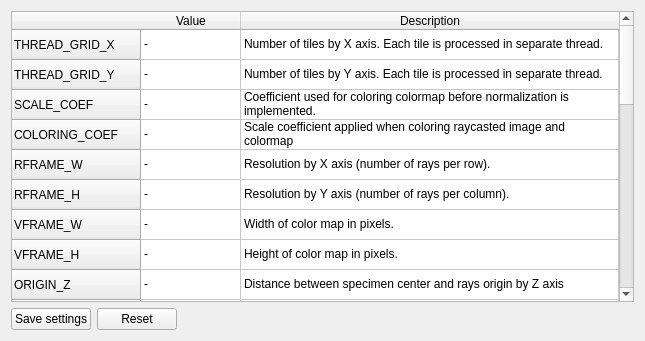
<?xml version="1.0" encoding="UTF-8"?>
<ui version="4.0">
 <class>Settings</class>
 <widget class="QWidget" name="Settings">
  <property name="geometry">
   <rect>
    <x>0</x>
    <y>0</y>
    <width>645</width>
    <height>341</height>
   </rect>
  </property>
  <property name="windowTitle">
   <string>Settings</string>
  </property>
  <layout class="QGridLayout" name="gridLayout">
   <item row="1" column="0">
    <widget class="QPushButton" name="pb_SaveSettings">
     <property name="text">
      <string>Save settings</string>
     </property>
    </widget>
   </item>
   <item row="1" column="1">
    <widget class="QPushButton" name="pb_Reset">
     <property name="text">
      <string>Reset</string>
     </property>
    </widget>
   </item>
   <item row="1" column="2">
    <spacer name="horizontalSpacer">
     <property name="orientation">
      <enum>Qt::Horizontal</enum>
     </property>
     <property name="sizeHint" stdset="0">
      <size>
       <width>462</width>
       <height>20</height>
      </size>
     </property>
    </spacer>
   </item>
   <item row="0" column="0" colspan="3">
    <widget class="QTableWidget" name="tableWidget">
     <attribute name="horizontalHeaderVisible">
      <bool>true</bool>
     </attribute>
     <attribute name="horizontalHeaderDefaultSectionSize">
      <number>100</number>
     </attribute>
     <attribute name="horizontalHeaderMinimumSectionSize">
      <number>100</number>
     </attribute>
     <attribute name="horizontalHeaderShowSortIndicator" stdset="0">
      <bool>true</bool>
     </attribute>
     <attribute name="horizontalHeaderStretchLastSection">
      <bool>true</bool>
     </attribute>
     <row>
      <property name="text">
       <string>THREAD_GRID_X</string>
      </property>
     </row>
     <row>
      <property name="text">
       <string>THREAD_GRID_Y</string>
      </property>
     </row>
     <row>
      <property name="text">
       <string>SCALE_COEF</string>
      </property>
     </row>
     <row>
      <property name="text">
       <string>COLORING_COEF</string>
      </property>
     </row>
     <row>
      <property name="text">
       <string>RFRAME_W</string>
      </property>
     </row>
     <row>
      <property name="text">
       <string>RFRAME_H</string>
      </property>
     </row>
     <row>
      <property name="text">
       <string>VFRAME_W</string>
      </property>
     </row>
     <row>
      <property name="text">
       <string>VFRAME_H</string>
      </property>
     </row>
     <row>
      <property name="text">
       <string>ORIGIN_Z</string>
      </property>
     </row>
     <row>
      <property name="text">
       <string>PLANE_Z</string>
      </property>
     </row>
     <row>
      <property name="text">
       <string>PLANE_H_W</string>
      </property>
     </row>
     <row>
      <property name="text">
       <string>PLANE_H_H</string>
      </property>
     </row>
     <row>
      <property name="text">
       <string>TREE_L1</string>
      </property>
     </row>
     <row>
      <property name="text">
       <string>TREE_L2</string>
      </property>
     </row>
     <row>
      <property name="text">
       <string>TREE_L3</string>
      </property>
     </row>
     <row>
      <property name="text">
       <string>TREE_SPLIT1</string>
      </property>
     </row>
     <row>
      <property name="text">
       <string>TREE_SPLIT2</string>
      </property>
     </row>
     <row>
      <property name="text">
       <string>BG_COL_R</string>
      </property>
     </row>
     <row>
      <property name="text">
       <string>BG_COL_G</string>
      </property>
     </row>
     <row>
      <property name="text">
       <string>BG_COL_B</string>
      </property>
     </row>
     <row>
      <property name="text">
       <string>PLATE_COL_R</string>
      </property>
     </row>
     <row>
      <property name="text">
       <string>PLATE_COL_G</string>
      </property>
     </row>
     <row>
      <property name="text">
       <string>PLATE_COL_B</string>
      </property>
     </row>
     <row>
      <property name="text">
       <string>COL_RANGE_MIN_R</string>
      </property>
     </row>
     <row>
      <property name="text">
       <string>COL_RANGE_MIN_G</string>
      </property>
     </row>
     <row>
      <property name="text">
       <string>COL_RANGE_MIN_B</string>
      </property>
     </row>
     <row>
      <property name="text">
       <string>COL_RANGE_MAX_R</string>
      </property>
     </row>
     <row>
      <property name="text">
       <string>COL_RANGE_MAX_G</string>
      </property>
     </row>
     <row>
      <property name="text">
       <string>COL_RANGE_MAX_B</string>
      </property>
     </row>
     <row>
      <property name="text">
       <string>BATCH_SIZE</string>
      </property>
     </row>
     <column>
      <property name="text">
       <string>Value</string>
      </property>
     </column>
     <column>
      <property name="text">
       <string>Description</string>
      </property>
     </column>
     <item row="0" column="0">
      <property name="text">
       <string>-</string>
      </property>
     </item>
     <item row="0" column="1">
      <property name="text">
       <string>Number of tiles by X axis. Each tile is processed in separate thread.</string>
      </property>
     </item>
     <item row="1" column="0">
      <property name="text">
       <string>-</string>
      </property>
     </item>
     <item row="1" column="1">
      <property name="text">
       <string>Number of tiles by Y axis. Each tile is processed in separate thread.</string>
      </property>
     </item>
     <item row="2" column="0">
      <property name="text">
       <string>-</string>
      </property>
     </item>
     <item row="2" column="1">
      <property name="text">
       <string>Coefficient used for coloring colormap before normalization is implemented.</string>
      </property>
     </item>
     <item row="3" column="0">
      <property name="text">
       <string>-</string>
      </property>
     </item>
     <item row="3" column="1">
      <property name="text">
       <string>Scale coefficient applied when coloring raycasted image and colormap</string>
      </property>
     </item>
     <item row="4" column="0">
      <property name="text">
       <string>-</string>
      </property>
     </item>
     <item row="4" column="1">
      <property name="text">
       <string>Resolution by X axis (number of rays per row).</string>
      </property>
     </item>
     <item row="5" column="0">
      <property name="text">
       <string>-</string>
      </property>
     </item>
     <item row="5" column="1">
      <property name="text">
       <string>Resolution by Y axis (number of rays per column).</string>
      </property>
     </item>
     <item row="6" column="0">
      <property name="text">
       <string>-</string>
      </property>
     </item>
     <item row="6" column="1">
      <property name="text">
       <string>Width of color map in pixels.</string>
      </property>
     </item>
     <item row="7" column="0">
      <property name="text">
       <string>-</string>
      </property>
     </item>
     <item row="7" column="1">
      <property name="text">
       <string>Height of color map in pixels.</string>
      </property>
     </item>
     <item row="8" column="0">
      <property name="text">
       <string>-</string>
      </property>
     </item>
     <item row="8" column="1">
      <property name="text">
       <string>Distance between specimen center and rays origin by Z axis</string>
      </property>
     </item>
     <item row="9" column="0">
      <property name="text">
       <string>-</string>
      </property>
     </item>
     <item row="9" column="1">
      <property name="text">
       <string>Distance between specimen center and sensor plane by Z axis</string>
      </property>
     </item>
     <item row="10" column="0">
      <property name="text">
       <string>-</string>
      </property>
     </item>
     <item row="10" column="1">
      <property name="text">
       <string>Sensor plane's half width</string>
      </property>
     </item>
     <item row="11" column="0">
      <property name="text">
       <string>-</string>
      </property>
     </item>
     <item row="11" column="1">
      <property name="text">
       <string>Sensor plane's half height</string>
      </property>
     </item>
     <item row="12" column="0">
      <property name="text">
       <string>-</string>
      </property>
     </item>
     <item row="12" column="1">
      <property name="text">
       <string>Level of KD-tree for models with number of trianles less than TREE_SPLIT1</string>
      </property>
     </item>
     <item row="13" column="0">
      <property name="text">
       <string>-</string>
      </property>
     </item>
     <item row="13" column="1">
      <property name="text">
       <string>Level of KD-tree for models with number of trianles between TREE_SPLIT1 and TREE_SPLIT2</string>
      </property>
     </item>
     <item row="14" column="0">
      <property name="text">
       <string>-</string>
      </property>
     </item>
     <item row="14" column="1">
      <property name="text">
       <string>Level of KD-tree for models with number of trianles more then TREE_SPLIT2</string>
      </property>
     </item>
     <item row="15" column="0">
      <property name="text">
       <string>-</string>
      </property>
     </item>
     <item row="15" column="1">
      <property name="text">
       <string>Number of triangles wich is bound between levels 1 and 2</string>
      </property>
     </item>
     <item row="16" column="0">
      <property name="text">
       <string>-</string>
      </property>
     </item>
     <item row="16" column="1">
      <property name="text">
       <string>Number of triangles wich is bound between levels 2 and 3 </string>
      </property>
     </item>
     <item row="17" column="0">
      <property name="text">
       <string>-</string>
      </property>
     </item>
     <item row="17" column="1">
      <property name="text">
       <string>Red component of 3D view background color</string>
      </property>
     </item>
     <item row="18" column="0">
      <property name="text">
       <string>-</string>
      </property>
     </item>
     <item row="18" column="1">
      <property name="text">
       <string>Green component of 3D view background color</string>
      </property>
     </item>
     <item row="19" column="0">
      <property name="text">
       <string>-</string>
      </property>
     </item>
     <item row="19" column="1">
      <property name="text">
       <string>Blue component of 3D view background color</string>
      </property>
     </item>
     <item row="20" column="0">
      <property name="text">
       <string>-</string>
      </property>
     </item>
     <item row="20" column="1">
      <property name="text">
       <string>Red component of 3D view plane color</string>
      </property>
     </item>
     <item row="21" column="0">
      <property name="text">
       <string>-</string>
      </property>
     </item>
     <item row="21" column="1">
      <property name="text">
       <string>Green component of 3D view plane color</string>
      </property>
     </item>
     <item row="22" column="0">
      <property name="text">
       <string>-</string>
      </property>
     </item>
     <item row="22" column="1">
      <property name="text">
       <string>Blue component of 3D view plane color</string>
      </property>
     </item>
     <item row="23" column="0">
      <property name="text">
       <string>-</string>
      </property>
     </item>
     <item row="23" column="1">
      <property name="text">
       <string>Red component of color used for minimum values while colormapping</string>
      </property>
     </item>
     <item row="24" column="0">
      <property name="text">
       <string>-</string>
      </property>
     </item>
     <item row="24" column="1">
      <property name="text">
       <string>Green component of color used for minimum values while colormapping</string>
      </property>
     </item>
     <item row="25" column="0">
      <property name="text">
       <string>-</string>
      </property>
     </item>
     <item row="25" column="1">
      <property name="text">
       <string>Blue component of color used for minimum values while colormapping</string>
      </property>
     </item>
     <item row="26" column="0">
      <property name="text">
       <string>-</string>
      </property>
     </item>
     <item row="26" column="1">
      <property name="text">
       <string>Red component of color used for maximum values while colormapping</string>
      </property>
     </item>
     <item row="27" column="0">
      <property name="text">
       <string>-</string>
      </property>
     </item>
     <item row="27" column="1">
      <property name="text">
       <string>Green component of color used for maximum values while colormapping</string>
      </property>
     </item>
     <item row="28" column="0">
      <property name="text">
       <string>-</string>
      </property>
     </item>
     <item row="28" column="1">
      <property name="text">
       <string>Blue component of color used for maximum values while colormapping</string>
      </property>
     </item>
     <item row="29" column="0">
      <property name="text">
       <string>-</string>
      </property>
     </item>
     <item row="29" column="1">
      <property name="text">
       <string>Size of batch in CUDA ray casting (number of single renderings done at one call of CUDA kernel). </string>
      </property>
     </item>
    </widget>
   </item>
  </layout>
 </widget>
 <resources/>
 <connections/>
</ui>
